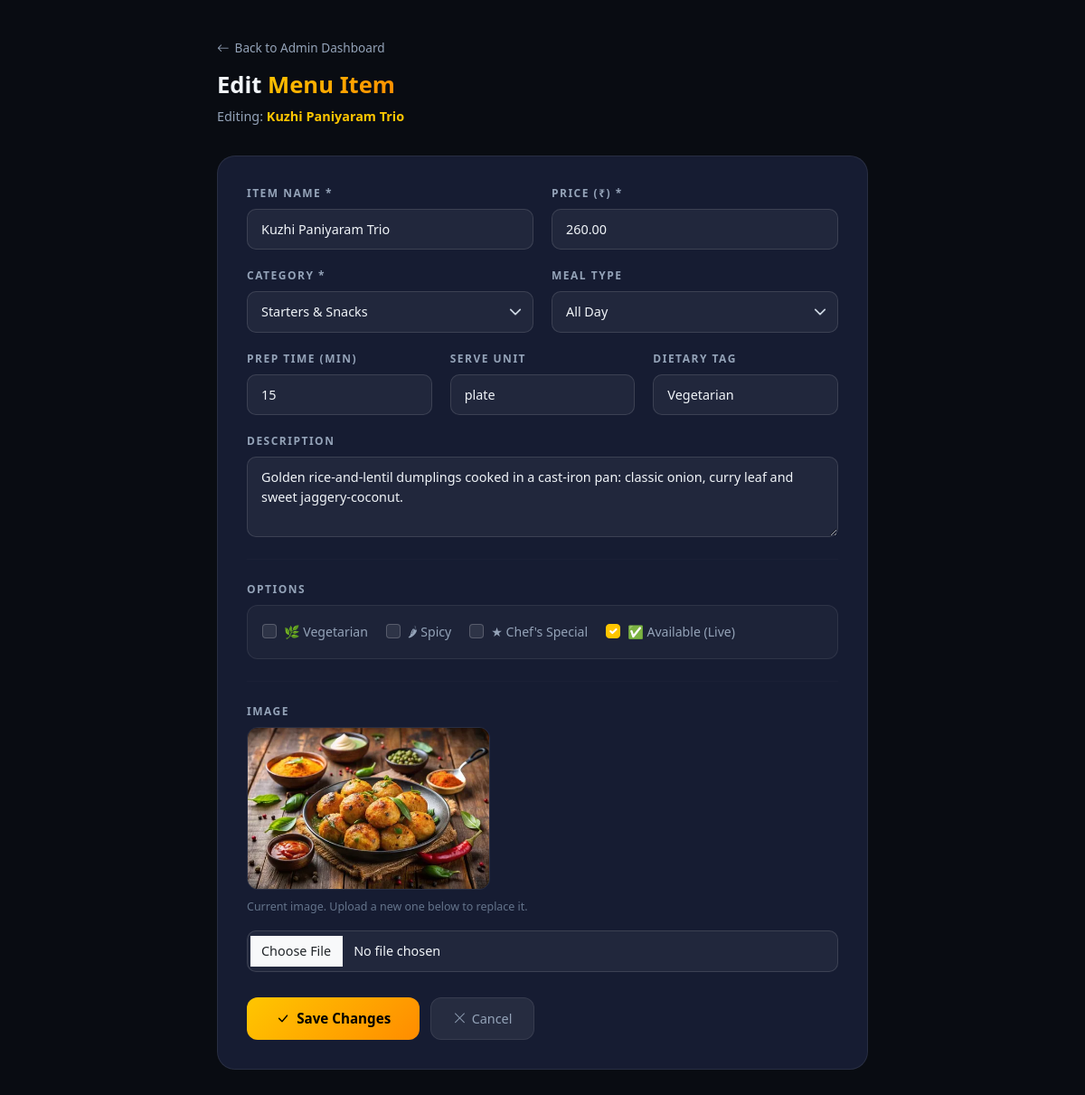
Page /admin-dashboard/menu/34/edit/ (signed in) on the committed database.
### main/models.py (models this page shows, shortened)
class MenuItem(models.Model):
    MEAL_TYPE_CHOICES = [
        ('all_day',   'All Day'),
        ('breakfast', 'Breakfast (6 AM – 11 AM)'),
        ('lunch',     'Lunch (11 AM – 3 PM)'),
        ('snacks',    'Evening Snacks (3 PM – 7 PM)'),
        ('dinner',    'Dinner (7 PM – 11 PM)'),
    ]
    category = models.ForeignKey(Category, on_delete=models.CASCADE, related_name='items')
    name = models.CharField(max_length=150)
    description = models.TextField()
    price = models.DecimalField(max_digits=7, decimal_places=2)
    image = models.ImageField(upload_to='food/', blank=True, help_text="Upload food photo")
    is_chef_special = models.BooleanField(default=False)
    is_available = models.BooleanField(default=True)
    dietary_tag = models.CharField(max_length=50, blank=True, help_text="e.g. Vegetarian, Vegan, Jain, Gluten-Free, Spicy")
    wine_pairing = models.CharField(max_length=150, blank=True, help_text="Serving note, e.g. 'Best with filter coffee'")
    meal_type = models.CharField(max_length=20, choices=MEAL_TYPE_CHOICES, default='all_day', help_text="When is this dish available?")
    prep_time_minutes = models.PositiveSmallIntegerField(default=15, help_text="Estimated kitchen preparation time in minutes")
    is_veg = models.BooleanField(default=False, help_text="Pure vegetarian (green dot on menu)")
    is_spicy = models.BooleanField(default=False, help_text="Mark as spicy dish")
    serve_unit = models.CharField(max_length=30, default='plate', help_text="Unit shown on POS: plate / piece / bowl / glass / bottle")
    class Meta:
        ordering = ['category__display_order', 'name']

class Category(models.Model):
    name = models.CharField(max_length=100)
    slug = models.SlugField(unique=True)
    display_order = models.PositiveIntegerField(default=0)
    class Meta:
        verbose_name_plural = 'Categories'
        ordering = ['display_order', 'name']

### main/views.py (the view, shortened to what this page needs)
# urls.py: path('admin-dashboard/menu/<int:pk>/edit/', views.admin_edit_menu_item,  name='admin_edit_menu_item'),
@staff_required
def admin_edit_menu_item(request, pk):
    item = get_object_or_404(MenuItem, pk=pk)
    if request.method == 'GET':
        return render(request, 'edit_menu_item.html', {
            'item': item,
            'categories': Category.objects.all(),
        })

### main/context_processors.py (called while the page is built)
def restaurant(request):
    info = dict(settings.RESTAURANT)
    info['address'] = f"{info['address_line1']}, {info['address_line2']}"
    return {'restaurant': info}

### main/views.py (called while the page is built)
def staff_required(view_func):
    @wraps(view_func)
    def wrapper(request, *args, **kwargs):
        if not request.user.is_authenticated:
            messages.error(request, "Please log in with your administrator credentials.")
            return redirect('admin_login')
        if not (request.user.is_staff or request.user.is_superuser):
            messages.error(request, "Access denied. Administrator privileges required.")
            return redirect('admin_login')
        return view_func(request, *args, **kwargs)
    return wrapper

### templates/edit_menu_item.html (shortened to what this page needs)
{% load static %}
<!DOCTYPE html>
<html lang="en">
<head>
<link rel="stylesheet" href="https://cdnjs.cloudflare.com/ajax/libs/bootstrap/5.3.3/css/bootstrap.min.css">
<link rel="stylesheet" href="https://cdn.jsdelivr.net/npm/bootstrap-icons@1.11.3/font/bootstrap-icons.min.css">
</head>
<body>
<div class="edit-wrapper">
  <div class="edit-header">
    <a href="/admin-dashboard/#menu-mgmt" class="back-link" onclick="history.back();return false;">
      <i class="bi bi-arrow-left"></i> Back to Admin Dashboard
    </a>
    <h1 class="edit-title">Edit <span>Menu Item</span></h1>
    <p style="color:var(--text-muted);font-size:0.9rem;margin-top:4px;">Editing: <strong style="color:var(--electric-gold);">{{ item.name }}</strong></p>
  </div>
  <div class="edit-card">
    <form method="post" enctype="multipart/form-data">
      <div class="row-grid two">
        <div class="mb-field">
          <label class="form-label">Item Name *</label>
          <input type="text" name="name" class="form-control" value="{{ item.name }}" required>
        </div>
        <div class="mb-field">
          <label class="form-label">Price (₹) *</label>
          <input type="number" name="price" class="form-control" value="{{ item.price }}" step="0.01" required>
        </div>
      </div>
      <div class="row-grid two">
        <div class="mb-field">
          <label class="form-label">Category *</label>
          <select name="category" class="form-select" required>
            {% for cat in categories %}
              <option value="{{ cat.pk }}" {% if cat.pk == item.category.pk %}selected{% endif %}>{{ cat.name }}</option>
            {% endfor %}
          </select>
        </div>
        <div class="mb-field">
          <label class="form-label">Meal Type</label>
          <select name="meal_type" class="form-select">
            <option value="all_day" {% if item.meal_type == 'all_day' %}selected{% endif %}>All Day</option>
          </select>
        </div>
      </div>
      <div class="row-grid three">
        <div class="mb-field">
          <label class="form-label">Prep Time (min)</label>
          <input type="number" name="prep_time_minutes" class="form-control" value="{{ item.prep_time_minutes|default:'' }}" min="1" max="120" placeholder="20">
        </div>
        <div class="mb-field">
          <label class="form-label">Serve Unit</label>
          <input type="text" name="serve_unit" class="form-control" value="{{ item.serve_unit|default:'' }}" placeholder="plate / piece / glass">
        </div>
        <div class="mb-field">
          <label class="form-label">Dietary Tag</label>
          <input type="text" name="dietary_tag" class="form-control" value="{{ item.dietary_tag|default:'' }}" placeholder="Vegan / Jain …">
        </div>
      </div>
      <div class="mb-field">
        <label class="form-label">Description</label>
        <textarea name="description" class="form-control" rows="3" placeholder="Describe the dish…">{{ item.description }}</textarea>
      </div>
      <hr class="section-divider">
      <div class="mb-field">
        <label class="form-label">Options</label>
        <div class="check-group">
          <div class="form-check">
            <input class="form-check-input" type="checkbox" name="is_veg" id="is_veg" {% if item.is_veg %}checked{% endif %}>
            <label class="form-check-label" for="is_veg">🌿 Vegetarian</label>
          </div>
          <div class="form-check">
            <input class="form-check-input" type="checkbox" name="is_spicy" id="is_spicy" {% if item.is_spicy %}checked{% endif %}>
            <label class="form-check-label" for="is_spicy">🌶 Spicy</label>
          </div>
          <div class="form-check">
            <input class="form-check-input" type="checkbox" name="is_chef_special" id="is_chef_special" {% if item.is_chef_special %}checked{% endif %}>
            <label class="form-check-label" for="is_chef_special">★ Chef's Special</label>
          </div>
          <div class="form-check">
            <input class="form-check-input" type="checkbox" name="is_available" id="is_available" {% if item.is_available %}checked{% endif %}>
            <label class="form-check-label" for="is_available">✅ Available (Live)</label>
          </div>
        </div>
      </div>
      <hr class="section-divider">
      <div class="mb-field">
        <label class="form-label">Image</label>
        {% if item.image %}
          <div style="margin-bottom:10px;">
            <img src="{{ item.image.url }}" alt="{{ item.name }}" class="current-img">
            <p style="font-size:0.78rem;color:var(--text-dim);">Current image. Upload a new one below to replace it.</p>
          </div>
        {% endif %}
        <input type="file" name="image" class="form-control" accept="image/*">
      </div>
      <div style="display:flex;gap:12px;align-items:center;margin-top:28px;">
        <button type="submit" class="btn-save"><i class="bi bi-check-lg me-1"></i> Save Changes</button>
        <a href="/admin-dashboard/" class="btn-cancel"><i class="bi bi-x-lg"></i> Cancel</a>
      </div>
    </form>
  </div>
</div>
</body>
</html>

### templates/edit_menu_item.html (style rules this page uses)
:root { --midnight-black: rgb(9, 12, 18); --deep-navy: rgb(10, 14, 26); --card-bg: rgb(22, 28, 50); --border-subtle: rgba(255,255,255,0.08); --electric-gold: rgb(255, 198, 0); --neon-mint: rgb(0, 230, 160); --sky-azure: rgb(15, 188, 249); --sunset-coral: rgb(255, 94, 87); --tangerine: rgb(255, 140, 0); --royal-violet: rgb(165, 94, 234); --text-primary: rgb(241, 245, 249); --text-muted: rgb(148, 163, 184); --text-dim: rgb(100, 116, 139); }
* { box-sizing: border-box; }
body { background: var(--midnight-black); color: var(--text-primary); font-family: 'Segoe UI', system-ui, sans-serif; min-height: 100vh; }
.edit-wrapper { max-width: 760px; margin: 0 auto; padding: 40px 20px 80px; }
.edit-header { margin-bottom: 32px; }
.back-link { color: var(--text-muted); font-size: 0.85rem; text-decoration: none; display: inline-flex; align-items: center; gap: 6px; margin-bottom: 16px; }
.edit-title { font-size: 1.6rem; font-weight: 800; }
.edit-title span { background: linear-gradient(135deg, var(--electric-gold), var(--tangerine)); -webkit-background-clip: text; -webkit-text-fill-color: transparent; background-clip: text; }
.edit-card { background: var(--card-bg); border: 1px solid var(--border-subtle); border-radius: 20px; padding: 32px; }
.form-label { font-size: 0.75rem; letter-spacing: 1.5px; text-transform: uppercase; color: var(--text-muted); font-weight: 600; margin-bottom: 8px; display: block; }
.form-control, .form-select { background: rgba(255,255,255,0.05); border: 1px solid rgba(255,255,255,0.12); border-radius: 10px; color: var(--text-primary); padding: 11px 15px; font-size: 0.9rem; width: 100%; transition: border-color 0.2s ease; }
.form-control::placeholder { color: var(--text-dim); }
.form-select { background-repeat: no-repeat; background-position: right 12px center; background-size: 14px; appearance: none; }
.form-select option { background: rgb(22, 28, 50); color: var(--text-primary); }
.form-check-input { background-color: rgba(255,255,255,0.08); border-color: rgba(255,255,255,0.2); }
.form-check-input:checked { background-color: var(--electric-gold); border-color: var(--electric-gold); }
.form-check-label { color: var(--text-muted); font-size: 0.88rem; }
.mb-field { margin-bottom: 20px; }
.current-img { border-radius: 12px; max-height: 180px; max-width: 100%; object-fit: cover; border: 1px solid var(--border-subtle); margin-bottom: 10px; }
.btn-save { background: linear-gradient(135deg, var(--electric-gold), var(--tangerine)); color: rgb(0,0,0); border: none; padding: 12px 32px; border-radius: 12px; font-weight: 700; font-size: 0.95rem; cursor: pointer; transition: all 0.2s ease; }
.btn-cancel { background: rgba(255,255,255,0.07); color: var(--text-muted); border: 1px solid var(--border-subtle); padding: 12px 24px; border-radius: 12px; font-size: 0.9rem; cursor: pointer; text-decoration: none; display: inline-flex; align-items: center; gap: 6px; }
.section-divider { border: none; border-top: 1px solid var(--border-subtle); margin: 24px 0; }
.row-grid { display: grid; gap: 20px; }
.row-grid.two { grid-template-columns: 1fr 1fr; }
.row-grid.three { grid-template-columns: 1fr 1fr 1fr; }
.check-group { display: flex; flex-wrap: wrap; gap: 20px; padding: 16px; background: rgba(255,255,255,0.03); border-radius: 12px; border: 1px solid var(--border-subtle); }

### rows in the picture
MenuItem: name "Kuzhi Paniyaram Trio", price "260.00", category "Starters & Snacks", meal_type "All Day", prep_time_minutes "15", serve_unit "plate", dietary_tag "Vegetarian", description "Golden rice-and-lentil dumplings cooked in a cast-iron pan: classic onion, curry leaf and sweet jaggery-coconut.", is_available "☑", image (picture)
